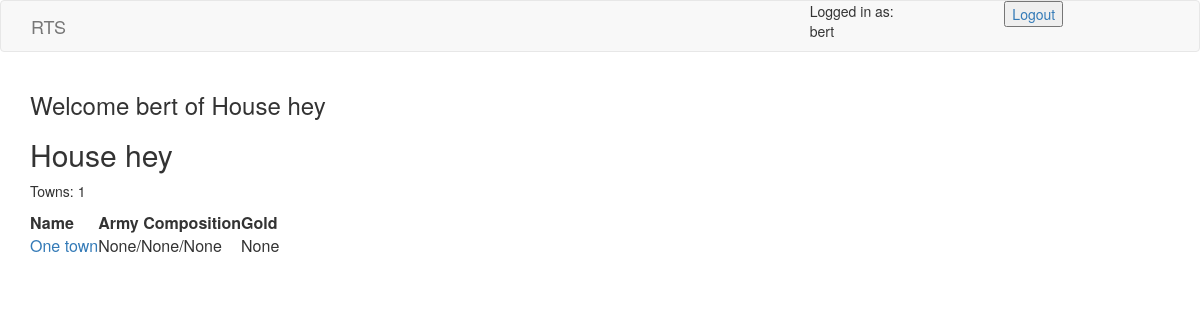
Screenshot of /rts/house (signed in) with the database file from the repository.
### app/auth/models/user.py (models this page shows, shortened)
class User(db.Model):
    __tablename__ = "AuthUser"
    id = db.Column(db.Integer, primary_key = True)
    username = db.Column(db.String(120), unique=True)
    password = db.Column(db.LargeBinary())
    dogecoins = db.Column(db.Integer, default=0)

### app/RTS/models/player.py (models this page shows, shortened)
class Player(db.Model):
    __tablename__ = "RtsPlayer"
    id = db.Column(db.Integer, db.ForeignKey("AuthUser.id"), primary_key = True)
    user = db.relationship('User', foreign_keys = [id])
    house = db.Column(db.String)
    towns = db.relationship('Town', backref='RtsPlayer', lazy='dynamic')

### app/RTS/models/town.py (models this page shows, shortened)
class Town(db.Model):
    __tablename__ = "RtsTown"
    id = db.Column(db.Integer, primary_key = True)
    player_id = db.Column(db.Integer, db.ForeignKey("RtsPlayer.id"))
    player = db.relationship('Player', foreign_keys = [player_id])
    name = db.Column(db.String(120))
    knights = db.Column(db.Integer)
    cavalry = db.Column(db.Integer)
    pikemen = db.Column(db.Integer)
    lumber_mill = db.Column(db.Integer)
    gold_mine = db.Column(db.Integer)
    farm = db.Column(db.Integer)
    barracks = db.Column(db.Integer)
    wall = db.Column(db.Integer)
    quarry = db.Column(db.Integer)
    gold = db.Column(db.Integer)
    wood = db.Column(db.Integer)
    food = db.Column(db.Integer)
    iron = db.Column(db.Integer)
    upgrade = db.Column(db.String)
    upgrade_time_done = db.Column(db.DateTime)

### app/RTS/views.py (the view)
@rts.route('/house')
@secure(cookie_authorization=True)
def house():
    player = current_player()
    if not player:
        return redirect('rts')
    return render_template('views/house_view.html', player=player, user=player.user)

### app/RTS/helpers.py (called while the page is built)
def current_player():
    if "user_id" in session:
        return Player.query.filter_by(id=session["user_id"]).first()
    else:
        return None

### app/auth/attributes.py (called while the page is built, shortened)
def secure(handle_unauthorized=True, cookie_authorization=False, auto_redirect=True):
    def secure_decorator(func):
        @wraps(func)
        def wrapper(*args, **kwargs):
            if cookie_authorization:
                if not ('user_id' in session):
                    if auto_redirect:
                        return redirect('/auth/login')
                    return '', 401
                else:
                    result = func(*args, **kwargs)
                    return result
        return wrapper
    return secure_decorator

### app/RTS/templates/views/house_view.html (shortened to what this page needs)
{% extends 'base.html' %}
{% block content %}
<h3>Welcome {{player.user.username}} of House {{player.house}}</h3>
    <div class='house-info-panel'>
        <h2>House {{player.house}}</h2>
        <p>Towns: {{ player.towns.all() | length }}</p>
    </div>
    <div class='town-list'>
    <table>
        <tr>
            <th>Name</th>
            <th>Army Composition</th>
            <th>Gold</th>
        </tr>
    {% for town in player.towns %}
        <tr>
            <td><a href='town/{{town.id}}'>{{town.name}}</a></td>
            <td>{{town.knights}}/{{town.cavalry}}/{{town.pikemen}}</td>
            <td>{{town.gold}}</td>
        </tr>
    {% endfor %}
    </table>
    </div>
{% endblock %}

### app/RTS/templates/navbar.html (shortened to what this page needs)
<nav class="navbar navbar-default">
    <div class="container-fluid">
        <div class="navbar-header col-xs-1">
            <a class="navbar-brand" href="/rts">RTS</a>
        </div>
        <div class='col-xs-2 pull-right'>
            {% if not user %}
                <a href='/auth/login'><input type='button' value='Login'></a>
            {% else %}
                <a href='/auth/logout'><input type='button' value='Logout'></a>
            {% endif %}
        </div>
        <div class="col-xs-2 pull-right">
            <div>Logged in as:</div>
            <div>{{user.username if user else 'Anonymous'}}</div>
        </div>
    </div>
</nav>

### rows the page displays
User: username "bert", user.username "bert"
Player: house "hey"
Town: name "One town", knights "None", cavalry "None", pikemen "None", gold "None"

### other values shown
{{ player.towns.all() | length }} "1"
